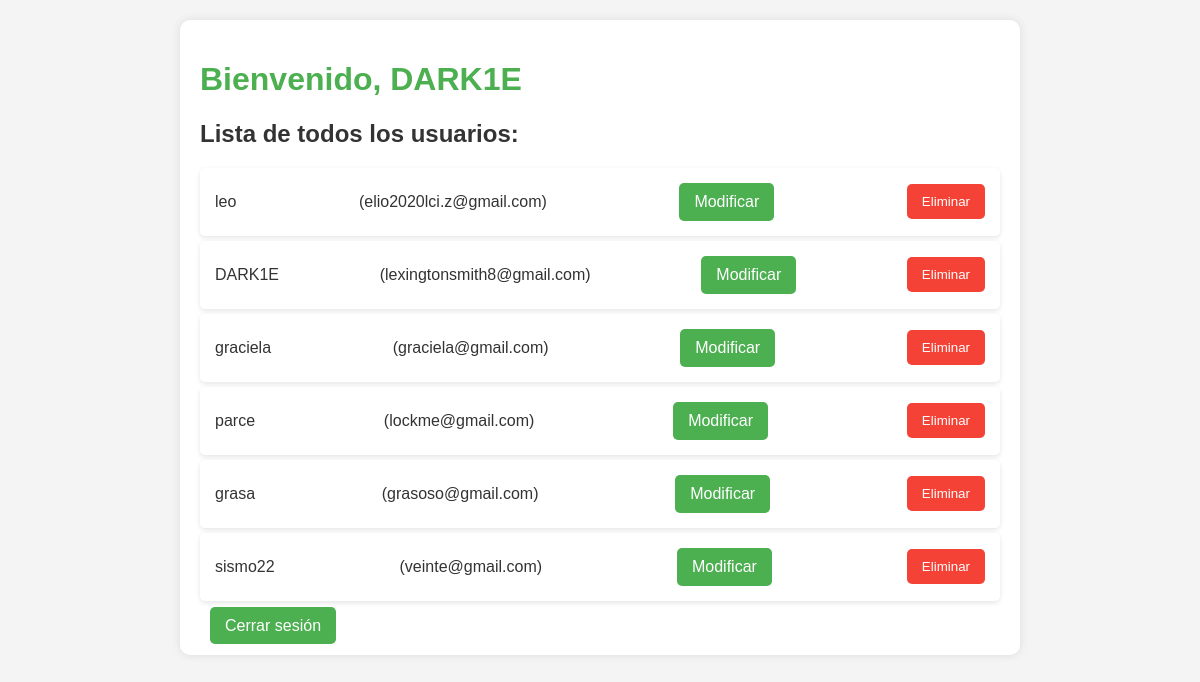
/admin.php (signed in), run on the app's committed database.
### tables this page shows
CREATE TABLE `users` (
  `id` int(11) NOT NULL,
  `username` varchar(50) NOT NULL,
  `password` varchar(255) NOT NULL,
  `created_at` timestamp NOT NULL DEFAULT current_timestamp(),
  `email` varchar(30) NOT NULL,
  `is_admin` tinyint(1) DEFAULT 0
);

### admin.php (the view, shortened to what this page needs)
<?php
include 'db.php';
$stmt = $conn->prepare("SELECT id, username, email FROM users");
$stmt->execute();
$result = $stmt->get_result();
?>
<!DOCTYPE html>
<html lang="es">
<head>
    <link rel="stylesheet" href="css/admin.css">
</head>
<body>
    <div class="container">
        <h1>Bienvenido, <?php echo $_SESSION['username']; ?></h1>
        <h2>Lista de todos los usuarios:</h2>
        <ul>
        <?php
        while ($user = $result->fetch_assoc()) {
            echo "<li>" . htmlspecialchars($user['username']) . " <span>(" . htmlspecialchars($user['email']) . ")</span>";
            echo " <a href='edit_user.php?id=" . $user['id'] . "'>Modificar</a>";
            echo " <form action='delete_user.php' method='GET' style='display:inline;'>
                    <input type='hidden' name='id' value='" . $user['id'] . "'>
                    <button type='submit' onclick='return confirm(\"¿Estás seguro de que quieres eliminar este usuario?\");'>Eliminar</button>
                  </form>";
            echo "</li>";
        }
        ?>
        </ul>
        <a href="logout.php">Cerrar sesión</a>
    </div>
</body>
</html>

### css/admin.css (style rules this page uses)
body { font-family: Arial, sans-serif; background-color: #f4f4f4; color: #333; margin: 0; padding: 20px; }
h1 { color: #4CAF50; }
h2 { margin-top: 20px; }
ul { list-style-type: none; padding: 0; }
li { background: #fff; margin: 5px 0; padding: 15px; border-radius: 5px; box-shadow: 0 2px 5px rgba(0, 0, 0, 0.1); display: flex; justify-content: space-between; align-items: center; }
a, button { padding: 10px 15px; margin-left: 10px; border: none; border-radius: 5px; cursor: pointer; }
a { background: #4CAF50; color: white; text-decoration: none; }
button { background: #f44336; color: white; }
.container { max-width: 800px; margin: 0 auto; background: white; padding: 20px; border-radius: 10px; box-shadow: 0 0 10px rgba(0, 0, 0, 0.1); }

### data on the page
users: username "leo", email "elio2020lci.z@gmail.com"
users: username "DARK1E", email "lexingtonsmith8@gmail.com"
users: username "graciela", email "graciela@gmail.com"
users: username "parce", email "lockme@gmail.com"
users: username "grasa", email "grasoso@gmail.com"
users: username "sismo22", email "veinte@gmail.com"

### other printed values
$_SESSION['username'] "DARK1E"
